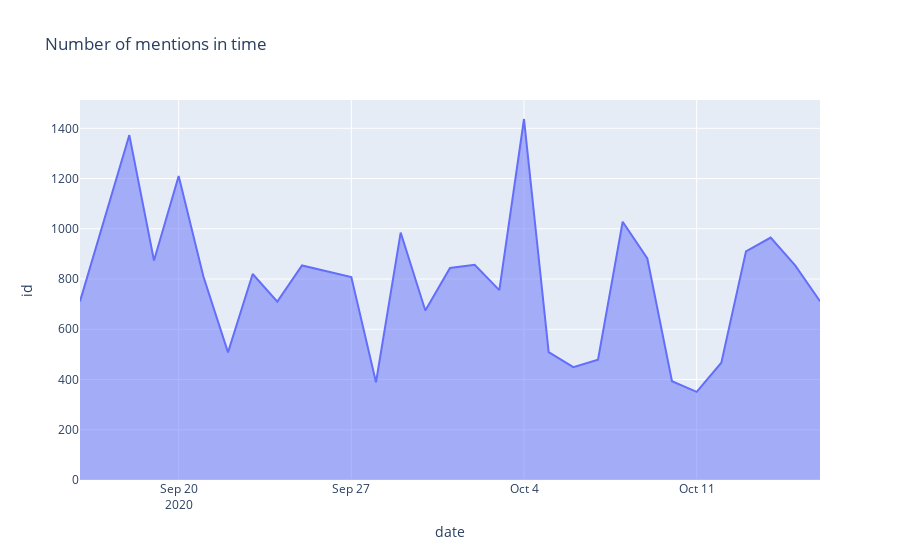

This figure's notebook cell:
### Markdown cell above
### Number of mentions in time

### Code cell
data = df_mentions[['date','id']].groupby('date').count().reset_index(inplace=False)
fig = px.area(data, x='date', y="id",
    title='Number of mentions in time',
)
fig.show()

### Figure 1 — Plotly figure (JSON) as saved in the notebook; plotly's stock layout.template omitted (floating-point values rounded to 4 significant figures)
{"data": [{"hovertemplate": "date=%{x}<br>id=%{y}<extra></extra>", "legendgroup": "", "line": {"color": "#636efa"}, "mode": "lines", "name": "", "orientation": "v", "showlegend": false, "stackgroup": "1", "type": "scatter", "x": ["2020-09-16", "2020-09-17", "2020-09-18", "2020-09-19", "2020-09-20", "2020-09-21", "2020-09-22", "2020-09-23", "2020-09-24", "2020-09-25", "2020-09-26", "2020-09-27", "2020-09-28", "2020-09-29", "2020-09-30", "2020-10-01", "2020-10-02", "2020-10-03", "2020-10-04", "2020-10-05", "2020-10-06", "2020-10-07", "2020-10-08", "2020-10-09", "2020-10-10", "2020-10-11", "2020-10-12", "2020-10-13", "2020-10-14", "2020-10-15", "2020-10-16"], "xaxis": "x", "y": [711, 1037, 1373, 874, 1210, 811, 508, 820, 710, 854, 830, 808, 389, 985, 675, 844, 857, 756, 1437, 509, 449, 479, 1028, 882, 393, 351, 467, 910, 965, 853, 712], "yaxis": "y"}], "layout": {"legend": {"tracegroupgap": 0}, "title": {"text": "Number of mentions in time"}, "xaxis": {"anchor": "y", "domain": [0, 1], "title": {"text": "date"}}, "yaxis": {"anchor": "x", "domain": [0, 1], "title": {"text": "id"}}}}
